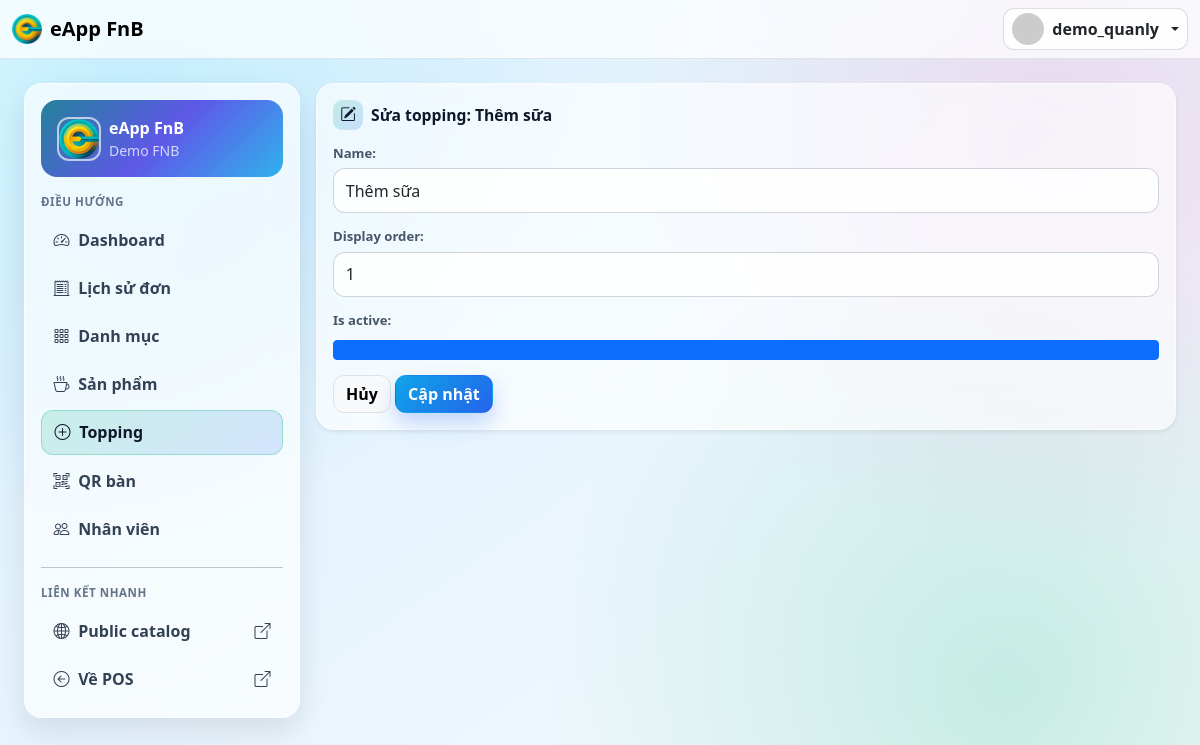
Page /quanly/toppings/1/edit/ (signed in) on the committed database.
### App_Accounts/models.py (models this page shows, shortened)
class User(AbstractUser):
    class Role(models.TextChoices):
        MANAGER = 'MANAGER', 'Manager'
        STAFF = 'STAFF', 'Staff'
    role = models.CharField(max_length=20, choices=Role.choices, default=Role.STAFF)
    tenant = models.ForeignKey(
        'App_Tenant.Tenant',
        on_delete=models.PROTECT,
        related_name='users',
        null=True,
        blank=True,
    )
    class Meta:
        constraints = [
            models.CheckConstraint(
                check=Q(role='STAFF') | Q(tenant__isnull=False),
                name='chk_manager_requires_tenant',
            ),
            models.UniqueConstraint(
                fields=['tenant'],
                condition=Q(role='MANAGER') & Q(tenant__isnull=False),
                name='uq_manager_per_tenant',
            ),
        ]
        indexes = [
            models.Index(fields=['tenant', 'role']),
        ]
    @property
    def is_manager(self):
        return self.role == self.Role.MANAGER

### App_Tenant/models.py (models this page shows, shortened)
class Tenant(TimeStampedModel):
    name = models.CharField(max_length=150)
    public_slug = models.SlugField(max_length=120, unique=True, validators=[validate_public_slug])
    is_active = models.BooleanField(default=True)
    class Meta:
        ordering = ['name']

### App_Catalog/models.py (models this page shows, shortened)
class Topping(TimeStampedModel):
    tenant = models.ForeignKey('App_Tenant.Tenant', on_delete=models.CASCADE, related_name='toppings')
    name = models.CharField(max_length=120)
    slug = models.SlugField(max_length=140)
    is_active = models.BooleanField(default=True)
    display_order = models.PositiveIntegerField(default=0)
    class Meta:
        constraints = [
            models.UniqueConstraint(fields=['tenant', 'slug'], name='uq_topping_tenant_slug'),
        ]
        ordering = ['display_order', 'name', 'id']

### App_Quanly/views.py (the view)
# urls.py: path('toppings/<int:pk>/edit/', views.topping_edit, name='topping_edit'),
@manager_required
def topping_edit(request, pk):
    tenant = _tenant_or_404(request.user)
    topping = get_object_or_404(Topping, pk=pk, tenant=tenant)
    form = ToppingForm(request.POST or None, instance=topping)
    if request.method == 'POST' and form.is_valid():
        form.save()
        messages.success(request, 'Đã cập nhật topping.')
        return redirect('App_Quanly:toppings')
    return render(request, 'App_Quanly/topping_edit.html', {'form': form, 'topping': topping})

### App_Quanly/forms.py
class ToppingForm(forms.ModelForm):
    class Meta:
        model = Topping
        fields = ['name', 'display_order', 'is_active']
    def __init__(self, *args, **kwargs):
        super().__init__(*args, **kwargs)
        _apply_bootstrap_classes(self)

### App_Accounts/permissions.py (called while the page is built)
def role_required(roles):
    def decorator(view_func):
        @login_required
        @wraps(view_func)
        def _wrapped(request, *args, **kwargs):
            if request.user.role not in roles:
                raise PermissionDenied('Bạn không có quyền truy cập.')
            return view_func(request, *args, **kwargs)
        return _wrapped
    return decorator

### App_Core/context_processors.py (called while the page is built)
def core_context(request):
    return {
        'app_name': 'eApp FnB',
    }

### App_Quanly/forms.py (called while the page is built)
def _apply_bootstrap_classes(form):
    for field in form.fields.values():
        widget = field.widget
        existing_class = widget.attrs.get('class', '')
        if isinstance(widget, forms.CheckboxInput):
            widget.attrs['class'] = f'{existing_class} form-check-input'.strip()
            continue
        if isinstance(widget, forms.CheckboxSelectMultiple):
            continue
        if isinstance(widget, forms.Select):
            widget.attrs['class'] = f'{existing_class} form-select'.strip()
            continue
        if isinstance(widget, forms.Textarea):
            widget.attrs['class'] = f'{existing_class} form-control'.strip()
            widget.attrs.setdefault('rows', 3)
            continue
        widget.attrs['class'] = f'{existing_class} form-control'.strip()

### App_Quanly/views.py (called while the page is built)
def _tenant_or_404(user):
    if not user.tenant_id:
        raise Http404('User chưa được gán tenant')
    return user.tenant

### templates/App_Quanly/topping_edit.html (shortened to what this page needs)
{% extends 'App_Quanly/_layout.html' %}
{% block quanly_content %}
<div class="card border-0 shadow-sm">
    <div class="card-body">
        <h2 class="admin-card-title">
            <i class="bi bi-pencil-square"></i>
            Sửa topping: {{ topping.name }}
        </h2>
        <form method="post">
            {{ form.as_p }}
            <a href="{% url 'App_Quanly:toppings' %}" class="btn btn-light border">Hủy</a>
            <button class="btn btn-primary" type="submit">Cập nhật</button>
        </form>
    </div>
</div>
{% endblock %}

### templates/App_Quanly/_layout.html (shortened to what this page needs)
{% extends 'App_Core/base.html' %}
{% load static %}
{% block body_class %}quanly-page{% endblock %}
{% block container_class %}container-fluid py-4 px-3 px-xl-4{% endblock %}
{% block content %}
<div class="row g-3 quanly-shell">
    <div class="col-12 col-lg-3">
        <div class="glass-panel p-3">
            <div class="card-body">
                <div class="admin-tenant-card mb-3">
                    <div class="d-flex align-items-center gap-2">
                        <img class="admin-tenant-logo" src="{% static 'images/logo/eapp.png' %}" alt="eApp FnB">
                        <div>
                            <div class="fw-bold">eApp FnB</div>
                            <div class="small opacity-75">{{ user.tenant.name|default:'Tenant' }}</div>
                        </div>
                    </div>
                </div>
                <div class="admin-section-title">Điều hướng</div>
                <div class="d-flex flex-column gap-1">
                    <a class="admin-nav-link {% if request.path == '/quanly/' %}active{% endif %}" href="{% url 'App_Quanly:dashboard' %}">
                        <i class="bi bi-speedometer2"></i> Dashboard
                    </a>
                    <a class="admin-nav-link {% if '/quanly/orders/' in request.path %}active{% endif %}" href="{% url 'App_Quanly:orders' %}">
                        <i class="bi bi-receipt-cutoff"></i> Lịch sử đơn
                    </a>
                    <a class="admin-nav-link {% if '/quanly/categories/' in request.path %}active{% endif %}" href="{% url 'App_Quanly:categories' %}">
                        <i class="bi bi-grid-3x3-gap"></i> Danh mục
                    </a>
                    <a class="admin-nav-link {% if '/quanly/products/' in request.path or '/quanly/units/' in request.path %}active{% endif %}" href="{% url 'App_Quanly:products' %}">
                        <i class="bi bi-cup-hot"></i> Sản phẩm
                    </a>
                    <a class="admin-nav-link {% if '/quanly/toppings/' in request.path or '/quanly/product-toppings/' in request.path %}active{% endif %}" href="{% url 'App_Quanly:toppings' %}">
                        <i class="bi bi-plus-circle"></i> Topping
                    </a>
                    <a class="admin-nav-link {% if '/quanly/qr-tables/' in request.path %}active{% endif %}" href="{% url 'App_Quanly:qr_tables' %}">
                        <i class="bi bi-qr-code-scan"></i> QR bàn
                    </a>
                    <a class="admin-nav-link {% if '/quanly/staffs/' in request.path %}active{% endif %}" href="{% url 'App_Quanly:staffs' %}">
                        <i class="bi bi-people"></i> Nhân viên
                    </a>
                </div>
                <hr class="my-3">
                <div class="admin-section-title">Liên kết nhanh</div>
                <div class="d-flex flex-column gap-1">
                    {% if user.tenant %}
                    <a class="admin-nav-link" href="{% url 'App_Public:tenant_catalog' user.tenant.public_slug %}" target="_blank" rel="noopener">
                        <i class="bi bi-globe2"></i> Public catalog
                        <i class="bi bi-box-arrow-up-right ms-auto" aria-hidden="true"></i>
                    </a>
                    {% endif %}
                    <a class="admin-nav-link" href="{% url 'App_Sales:pos' %}" target="_blank" rel="noopener">
                        <i class="bi bi-arrow-left-circle"></i> Về POS
                        <i class="bi bi-box-arrow-up-right ms-auto" aria-hidden="true"></i>
                    </a>
                </div>
            </div>
        </div>
    </div>
    <div class="col-12 col-lg-9">
        {% block quanly_content %}{% endblock %}
    </div>
</div>
{% endblock %}

### templates/App_Core/base.html (shortened to what this page needs)
{% load static %}
<!DOCTYPE html>
<html lang="vi">
<head>
    <link href="https://cdn.jsdelivr.net/npm/bootstrap@5.3.2/dist/css/bootstrap.min.css" rel="stylesheet">
    <link rel="stylesheet" href="https://cdn.jsdelivr.net/npm/bootstrap-icons@1.11.1/font/bootstrap-icons.css">
</head>
<body class="bg-light {% block body_class %}{% endblock %}">
<nav class="navbar navbar-expand-lg bg-white border-bottom sticky-top">
    <div class="container-fluid">
        <a class="navbar-brand fw-bold d-flex align-items-center gap-2" href="{% if user.is_authenticated %}{% url 'App_Sales:pos' %}{% else %}{% url 'App_Accounts:login' %}{% endif %}">
            <img src="{% static 'images/logo/eapp.png' %}" alt="eApp FnB" style="height: 30px; width: 30px; object-fit: cover; border-radius: 6px;">
            <span>eApp FnB</span>
        </a>
        <div class="ms-auto d-flex align-items-center gap-2">
            <div class="dropdown">
                <button class="btn account-trigger dropdown-toggle d-flex align-items-center gap-2 px-2 py-1" type="button" data-bs-toggle="dropdown" aria-expanded="false">
                    {% if user.is_authenticated %}
                    <img src="https://ui-avatars.com/api/?name={{ user.username }}&background=0D8ABC&color=fff" class="rounded-circle" width="32" height="32" alt="Avatar">
                    <span class="fw-bold d-none d-lg-inline">{{ user.username }}</span>
                    {% else %}
                    <img src="https://ui-avatars.com/api/?name=Public&background=64748B&color=fff" class="rounded-circle" width="32" height="32" alt="Public">
                    <span class="fw-bold d-none d-lg-inline">Public</span>
                    {% endif %}
                </button>
            </div>
        </div>
    </div>
</nav>
<div class="{% block container_class %}container-fluid py-3{% endblock %}">
    {% block content %}{% endblock %}
</div>
<div id="toastContainer" class="toast-container position-fixed top-0 end-0 p-3" style="z-index:1081;"></div>
</body>
</html>

### templates/App_Core/base.html (style rules this page uses)
:root { --primary-color: #10b981; --primary-hover: #059669; }
.btn-primary { background-color: var(--primary-color) !important; border-color: var(--primary-color) !important; color: #fff !important; }
.account-trigger { border-radius: 999px; border: 1px solid rgba(148, 163, 184, 0.35); background: rgba(255, 255, 255, 0.85); }

### templates/App_Quanly/_layout.html (style rules this page uses)
.quanly-page { background: radial-gradient(circle at 10% 10%, rgba(56, 189, 248, 0.2), transparent 35%), radial-gradient(circle at 88% 18%, rgba(236, 72, 153, 0.16), transparent 34%), radial-gradient(circle at 84% 86%, rgba(16, 185, 129, 0.2), transparent 38%), linear-gradient(145deg, #ecfeff 0%, #e0f2fe 25%, #f8fafc 100%); min-height: 100vh; }
.quanly-page .navbar { background: rgba(255, 255, 255, 0.7) !important; border-bottom: 1px solid rgba(148, 163, 184, 0.25) !important; backdrop-filter: blur(14px); }
.quanly-page .glass-panel, .quanly-page .card { background: rgba(255, 255, 255, 0.64); border: 1px solid rgba(255, 255, 255, 0.55) !important; box-shadow: 0 14px 30px rgba(15, 23, 42, 0.1); backdrop-filter: blur(18px); border-radius: 18px; }
.quanly-page .card { border: 1px solid rgba(255, 255, 255, 0.55) !important; }
.quanly-page .form-control, .quanly-page .form-select { border-radius: 12px; border-color: rgba(148, 163, 184, 0.45); background: rgba(255, 255, 255, 0.85); }
.quanly-page form p { margin-bottom: 0.9rem; }
.quanly-page form p label { display: block; margin-bottom: 0.32rem; font-size: 0.82rem; color: #475569; font-weight: 700; }
.quanly-page form p input, .quanly-page form p select, .quanly-page form p textarea { width: 100%; border: 1px solid rgba(148, 163, 184, 0.45); background: rgba(255, 255, 255, 0.9); border-radius: 12px; padding: 0.58rem 0.74rem; }
.quanly-page .btn { border-radius: 11px; font-weight: 650; }
.quanly-page .btn-primary { background: linear-gradient(135deg, #0ea5e9, #2563eb); border-color: transparent !important; box-shadow: 0 10px 20px rgba(37, 99, 235, 0.25); }
.admin-tenant-card { padding: 1rem; border-radius: 16px; background: linear-gradient(135deg, rgba(14, 116, 144, 0.9), rgba(79, 70, 229, 0.9), rgba(14, 165, 233, 0.85)); color: #fff; }
.admin-tenant-logo { width: 44px; height: 44px; border-radius: 12px; object-fit: cover; border: 2px solid rgba(255, 255, 255, 0.65); }
.admin-nav-link { display: flex; align-items: center; gap: 0.55rem; padding: 0.62rem 0.78rem; border-radius: 12px; color: #334155; text-decoration: none; font-weight: 600; transition: 0.2s ease; }
.admin-nav-link.active { background: linear-gradient(135deg, rgba(16, 185, 129, 0.18), rgba(59, 130, 246, 0.18)); color: #0f172a; border: 1px solid rgba(16, 185, 129, 0.3); }
.admin-section-title { font-size: 0.72rem; color: #64748b; text-transform: uppercase; letter-spacing: 0.05em; font-weight: 700; margin-bottom: 0.5rem; }
.admin-card-title { display: flex; align-items: center; gap: 0.5rem; margin-bottom: 0.85rem; font-size: 0.98rem; font-weight: 800; color: #0f172a; }
.admin-card-title i { width: 30px; height: 30px; border-radius: 9px; display: inline-flex; align-items: center; justify-content: center; background: linear-gradient(135deg, rgba(16, 185, 129, 0.2), rgba(59, 130, 246, 0.22)); color: #0f172a; }

### rows in the picture
User: username "demo_quanly", tenant.name "Demo FNB"
Topping: name "Thêm sữa", display_order "1", is_active "☑"
